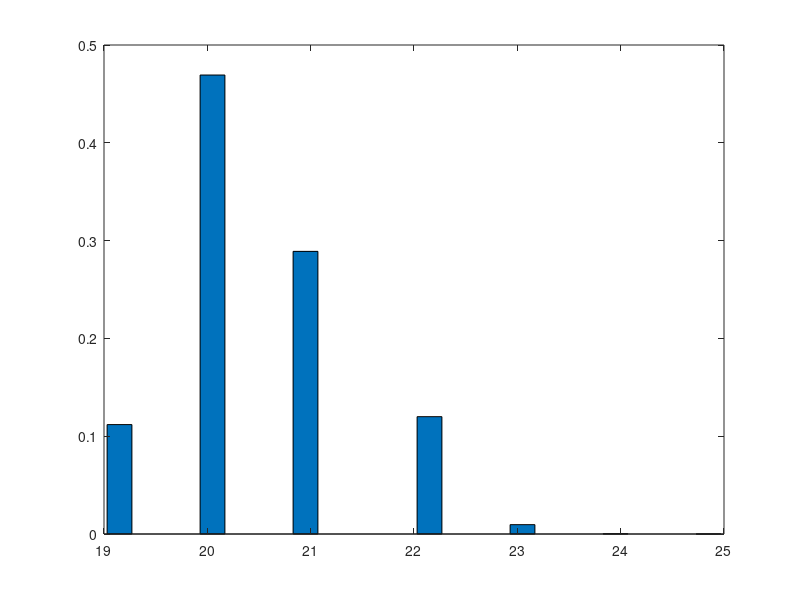

MATLAB code for this plot:
clear
clc
close all

%initialization
trl  = 10^6;
max_e= 20;
e_1  = 1.0 + 0.1;    %energy consumption for movement + communication
e_2  = 0.6+ 0.1;  %energy consumption for hovering + communication
pr_1 = 0.75;  %probability of e_1
             %pr_2 = 1- pr_1;  %probability of hovering and comm.
min_steps = ceil(max_e/e_1); %minimum number of time-steps rquired to cons-
                             %ume the energy
                             
                             
%matrices



%generating Bernoulli random varialbes as far as your energy allows you to
%go ceil(max_e/e_2)
%we generate this r.v.s for trl number of times to compute a distribution.
temp = double(rand(trl,ceil(max_e/e_2))<pr_1);

%Converting the Bernoulli r.v. to the desired r.v.
%in our desired r.v. instead of 0 and 1 we have e_2 and e_1 where e_1>e_2
rv = temp*(e_1-e_2)+e_2;

%We now count the number of time steps required to consume the energy max_e
counter = ones(trl,1)*min_steps ; %counter is started from the minimum
                                        %number of time steps required to
                                        %consume the available energy max_e
enr_sum = ones(trl,1);
for i=1:trl
    enr_sum(i,1) = 1 * sum(rv(i,1:min_steps));% the energy sum is computed
                                              %  accordingly

    while enr_sum(i,1) < max_e
        enr_sum(i,1) = enr_sum(i,1) + rv(i,counter(i)+1);        
        counter(i) = counter(i)+1;
    end
end


[f,x]=hist(counter,20,'Normalization','probability');
bar(x,f/sum(f));
uniq=unique(counter);

ll=length(uniq);
prob=zeros(ll,1);
for i=1:ll
    prob(i)= length(find(counter==uniq(i)))/length(counter);
end
